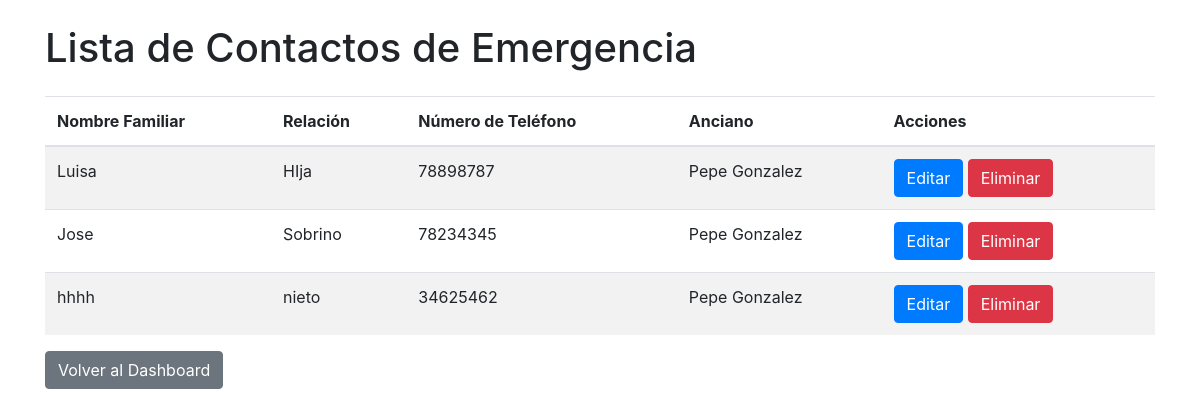
The page /ancianos/contactos/ on the database its author committed.
### CatedraAdultoMayor/models.py (models this page shows, shortened)
class ContactoEmergencia(models.Model):
    anciano = models.ForeignKey(Anciano, on_delete=models.CASCADE, related_name='contactos')
    nombre_familiar = models.CharField(max_length=100)
    relacion = models.CharField(max_length=50)
    numero_telefono = models.CharField(max_length=15)

class Anciano(models.Model):
    nombre = models.CharField(max_length=100)
    apellidos = models.CharField(max_length=100)
    edad = models.IntegerField()
    direccion = models.CharField(max_length=255)
    genero = models.CharField(max_length=10)

### CatedraAdultoMayor/views.py (the view)
# urls.py: path('contactos/', views.lista_contactos_todos, name='lista_contactos_todos'),
def lista_contactos_todos(request):
    contactos = ContactoEmergencia.objects.select_related('anciano').all()
    return render(request, 'lista_contactos_todos.html', {'contactos': contactos})

### CatedraAdultoMayor/templates/lista_contactos_todos.html (shortened to what this page needs)
<!DOCTYPE html>
<html lang="es">
<head>
    <link href="https://stackpath.bootstrapcdn.com/bootstrap/4.5.2/css/bootstrap.min.css" rel="stylesheet">
</head>
<body class="container">
    <h1 class="my-4">Lista de Contactos de Emergencia</h1>
    <table class="table table-striped">
        <thead>
            <tr>
                <th>Nombre Familiar</th>
                <th>Relación</th>
                <th>Número de Teléfono</th>
                <th>Anciano</th>
                <th>Acciones</th>
            </tr>
        </thead>
        <tbody>
            {% for contacto in contactos %}
            <tr>
                <td>{{ contacto.nombre_familiar }}</td>
                <td>{{ contacto.relacion }}</td>
                <td>{{ contacto.numero_telefono }}</td>
                <td>{{ contacto.anciano.nombre }} {{ contacto.anciano.apellidos }}</td>
                <td>
                    <a href="{% url 'editar_contacto' contacto.id %}" class="btn btn-primary">Editar</a>
                    <a href="{% url 'eliminar_contacto' contacto.id %}" class="btn btn-danger">Eliminar</a>
                </td>
            </tr>
            {% empty %}
            <tr>
                <td colspan="5">No hay contactos disponibles.</td>
            </tr>
            {% endfor %}
        </tbody>
    </table>
    <a href="{% url 'dashboard' %}" class="btn btn-secondary">Volver al Dashboard</a>
</body>
</html>

### rows shown on the page
ContactoEmergencia: nombre_familiar "Luisa", relacion "HIja", numero_telefono "78898787", anciano.nombre "Pepe", anciano.apellidos "Gonzalez"
ContactoEmergencia: nombre_familiar "Jose", relacion "Sobrino", numero_telefono "78234345", anciano.nombre "Pepe", anciano.apellidos "Gonzalez"
ContactoEmergencia: nombre_familiar "hhhh", relacion "nieto", numero_telefono "34625462", anciano.nombre "Pepe", anciano.apellidos "Gonzalez"
